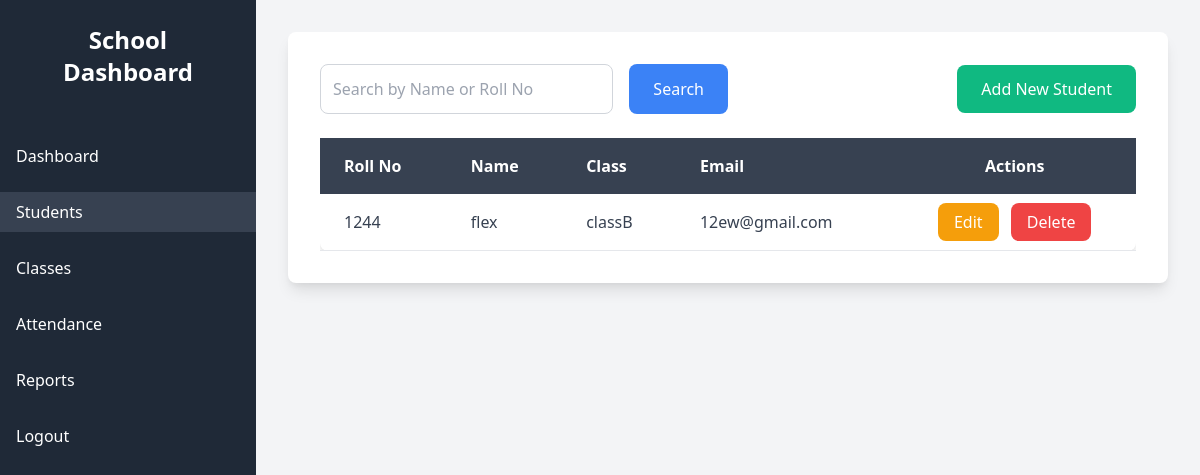
The app's page /api/students/, older data.
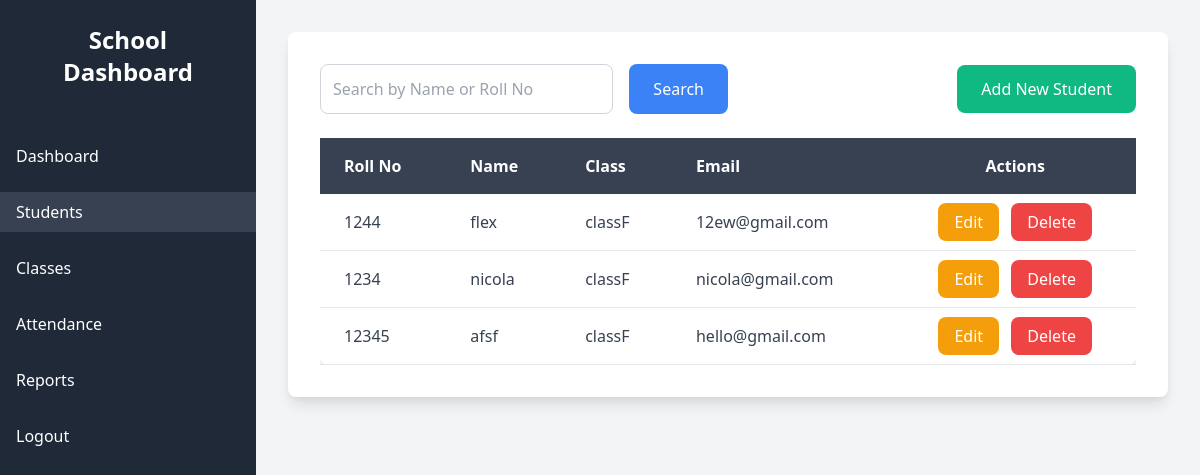
The same page, newer data.
### attendance/models.py (models this page shows, shortened)
class Student(models.Model):
    name = models.CharField(max_length=100)
    class_name = models.ForeignKey(ClassRoom, on_delete=models.CASCADE)  # Link to ClassRoom model
    roll_number = models.IntegerField(unique=True)
    email = models.EmailField(unique=True,default="")  # Email field added
    created_at = models.DateTimeField(default=timezone.now)
    updated_at = models.DateTimeField(auto_now=True)

class ClassRoom(models.Model):
    name = models.CharField(max_length=30)
    created_at = models.DateTimeField(default=timezone.now)
    updated_at = models.DateTimeField(auto_now=True)

### attendance/views.py (the view)
# urls.py: path('students/', list_students, name='list_students'),
def list_students(request):
    query = request.GET.get('search', '')  # Defaults to an empty string if no search query is provided
    if query:
        students = Student.objects.filter(
            Q(roll_number__icontains=query) | Q(name__icontains=query)
        )
    else:
        students = Student.objects.all()  # If no search query, show all students
    context = {
        'students': students,
        'query': query,
    }
    return render(request, 'students/students.html', context)

### attendance/templates/students/students.html (shortened to what the changed rows need)
{% load static %}
<!DOCTYPE html>
<html lang="en">
<head>
    <link href="https://cdn.jsdelivr.net/npm/tailwindcss@2.2.19/dist/tailwind.min.css" rel="stylesheet">
    <link rel="stylesheet" href="{% static 'css/dashboard.css' %}">
</head>
<body class="font-sans bg-gray-100">
    <div class="flex">
        <div class="w-64 bg-gray-800 text-white min-h-screen">
            <div class="p-6">
                <h2 class="text-2xl font-semibold text-center">School Dashboard</h2>
            </div>
        </div>
        <div class="flex-1 p-8">
            <div class="bg-white shadow-lg rounded-lg p-8">
                <div class="overflow-x-auto">
                    <table class="min-w-full bg-white rounded-lg shadow-md">
                        <thead class="bg-gray-700 text-white">
                            <tr>
                                <th class="px-6 py-4 text-left">Roll No</th>
                                <th class="px-6 py-4 text-left">Name</th>
                                <th class="px-6 py-4 text-left">Class</th>
                                <th class="px-6 py-4 text-left">Email</th>
                                <th class="px-6 py-4 text-center">Actions</th>
                            </tr>
                        </thead>
                        <tbody class="text-gray-700">
                            {% for student in students %}
                            <tr class="border-b hover:bg-gray-100">
                                <td class="px-6 py-4">{{ student.roll_number }}</td>
                                <td class="px-6 py-4">{{ student.name }}</td>
                                <td class="px-6 py-4">{{ student.class_name.name }}</td>
                                <td class="px-6 py-4">{{ student.email }}</td>
                                <td class="px-6 py-4 text-center">
                                    <a href="{% url 'update_student' student.id %}" class="bg-yellow-500 text-white px-4 py-2 rounded-lg hover:bg-yellow-600 transition duration-300 mr-2">Edit</a>
                                    <a href="{% url 'delete_student' student.id %}" class="bg-red-500 text-white px-4 py-2 rounded-lg hover:bg-red-600 transition duration-300">Delete</a>
                                </td>
                            </tr>
                            {% empty %}
                            <tr>
                                <td colspan="5" class="text-center py-4">No students found.</td>
                            </tr>
                            {% endfor %}
                        </tbody>
                    </table>
                </div>
            </div>
        </div>
    </div>
</body>
</html>

Row changes from the older to the newer data that the page shows:
changed through a linked row, Student "flex": class_name.name "classB" → "classF"
added Student: roll_number "1234", name "nicola", class_name.name "classF", email "nicola@gmail.com"
added Student: roll_number "12345", name "afsf", class_name.name "classF", email "hello@gmail.com"
